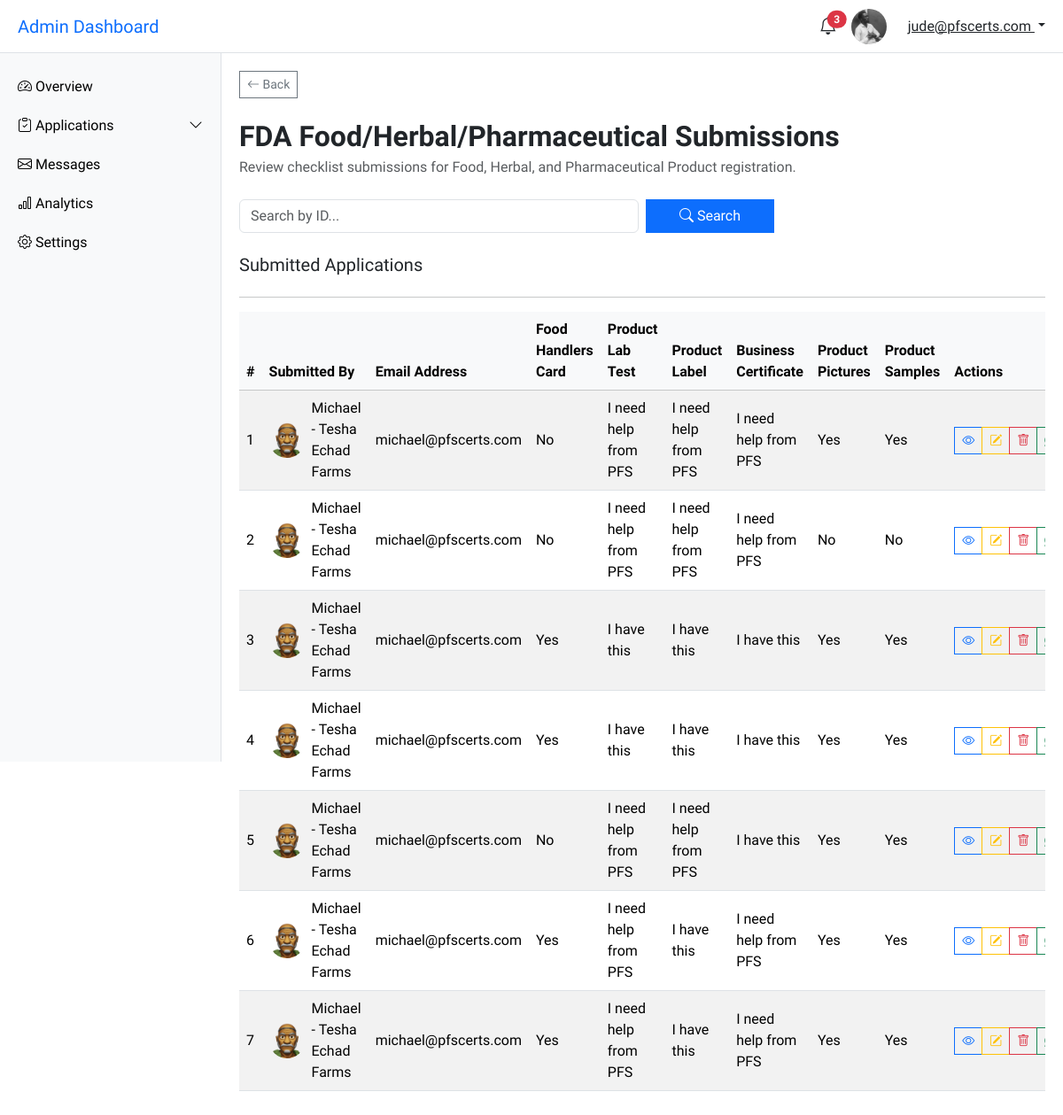
Screenshot of /dashboard/admin/fda/fda_food_checklist/ (signed in) with the database file from the repository.
### account/models.py (models this page shows, shortened)
class CustomUser(AbstractUser):
    email = models.EmailField(unique=True,)
    username = models.CharField(max_length=100)
    first_name = models.CharField(max_length=50, verbose_name='First Name')
    last_name = models.CharField(max_length=50, blank=True, verbose_name='Last Name')
    business_name = models.CharField(max_length=250, verbose_name='Business/Company Name')
    phone_number = models.CharField(max_length=30, verbose_name='Phone Number')
    whatsapp_number = models.CharField(max_length=30, verbose_name='Whatsapp Number')
    instagram_handle = models.CharField(max_length=30, blank=True, verbose_name='Instagram Handle')
    facebook_handle = models.CharField(max_length=30, blank=True, verbose_name='Facebook Profile')
    profile_photo = models.ImageField(upload_to='users/profile_photos/', null=True, blank=True, verbose_name='Profile Photo')
    bio = models.TextField(blank=True, verbose_name='Bio')
    x_handle = models.CharField(max_length=30, blank=True, verbose_name='X (Formerly Twitter) Handle')
    linkedin_handle = models.CharField(max_length=30, blank=True, verbose_name='LinkedIn Profile')
    USERNAME_FIELD = 'email'
    REQUIRED_FIELDS = ['username']

class FDAFoodRequirement(models.Model):
    HELP_CHOICES = [
        ('have', 'I have this'),
        ('need_help', 'I need help from PFS'),
    ]
    YES_NO_CHOICES = [
        ('yes', 'Yes'),
        ('no', 'No'),
    ]
    user = models.ForeignKey(CustomUser, on_delete=models.CASCADE, related_name='fda_food_requirements')
    submitted_at = models.DateTimeField(auto_now_add=True)
    updated_at = models.DateTimeField(auto_now=True)
    food_handlers_card = models.CharField(max_length=10, default='', choices=YES_NO_CHOICES, verbose_name="Food Handler's Card")
    product_lab_test = models.CharField(max_length=10, default='', choices=HELP_CHOICES, verbose_name='Product Lab Test')
    product_label = models.CharField(max_length=10, default='', choices=HELP_CHOICES, verbose_name='Product Label')
    business_certificate = models.CharField(max_length=10, default='', choices=HELP_CHOICES, verbose_name='Business Certificate')
    product_pictures = models.CharField(max_length=10, default='', choices=YES_NO_CHOICES, verbose_name='I have Product Pictures')
    product_samples = models.CharField(max_length=10, default='', choices=YES_NO_CHOICES, verbose_name='I have Product Samples')

### main/views.py (the view)
# urls.py: path('dashboard/admin/fda/fda_food_checklist/', fda_food_checklist, name='fda-food-checklist'),
@user_passes_test(lambda u: u.is_staff or u.is_superuser)
def fda_food_checklist(request):
    submissions = FDAFoodRequirement.objects.all().order_by('-submitted_at')
    context = {
        'submissions': submissions,
    }
    return render(request, 'main/admin-fda-food-checklist.html', context)

### main/templates/main/admin-fda-food-checklist.html (shortened to what this page needs)
{% extends "main/admin-base.html" %}
{% block content %}
<main class="main-content">
  <div class="mb-4 text-start">
      <a href="{% url 'admin-dashboard' %}" class="btn btn-sm btn-outline-secondary">
          <i class="bi bi-arrow-left"></i> Back
      </a>
  </div>
  <h2 class="fw-bold mb-1">FDA Food/Herbal/Pharmaceutical Submissions</h2>
  <p class="text-muted mb-4">Review checklist submissions for Food, Herbal, and Pharmaceutical Product registration.</p>
  <form method="get" class="row g-2 mb-4">
    <div class="col-md-6">
      <input type="text" name="q" class="form-control" placeholder="Search by ID..." value="{{ query }}">
    </div>
    <div class="col-md-2">
      <button type="submit" class="btn btn-primary w-100">
        <i class="bi bi-search"></i> Search
      </button>
    </div>
  </form>
  <h5 class="mb-4">Submitted Applications</h5>
  <hr>
  <div class="table-responsive">
    <table class="table table-striped table-hover align-middle">
      <thead class="table-light">
        <tr>
          <th>#</th>
          <th>Submitted By</th>
          <th>Email Address</th>
          <th>Food Handlers Card</th>
          <th>Product Lab Test</th>
          <th>Product Label</th>
          <th>Business Certificate</th>
          <th>Product Pictures</th>
          <th>Product Samples</th>
          <th>Actions</th>
        </tr>
      </thead>
      <tbody>
        {% for item in submissions %}
        <tr>
          <td>{{ forloop.counter }}</td>
          <td>
              <div class="d-flex align-items-center">
                  <img src="{% if item.user.profile_photo %}{{ item.user.profile_photo.url }}{% else %}https://ui-avatars.com/api/?name={{ item.user.first_name }}+{{ item.user.last_name }}&background=0D8ABC&color=fff&size=40{% endif %}"
                      alt="Profile" class="rounded-circle me-2"
                      style="width: 40px; height: 40px; object-fit: cover;">
                  <span>{{ item.user.first_name }} - {{ item.user.business_name }}</span>
              </div>
          </td>
          <td>{{ item.user.email }}</td>
          <td>{{ item.get_food_handlers_card_display }}</td>
          <td>{{ item.get_product_lab_test_display }}</td>
          <td>{{ item.get_product_label_display }}</td>
          <td>{{ item.get_business_certificate_display }}</td>
          <td>{{ item.get_product_pictures_display }}</td>
          <td>{{ item.get_product_samples_display }}</td>
          <td>
            <div class="btn-group" role="group">
              <a href="#" class="btn btn-sm btn-outline-primary" title="View">
                <i class="bi bi-eye"></i>
              </a>
              <a href="#" class="btn btn-sm btn-outline-warning" title="Edit">
                <i class="bi bi-pencil-square"></i>
              </a>
              <a href="#" class="btn btn-sm btn-outline-danger" title="Delete">
                <i class="bi bi-trash"></i>
              </a>
              <a href="https://wa.me/{{item.user.whatsapp_number}}" target="_blank" class="btn btn-sm btn-outline-success" title="Send WhatsApp Message">
              </a>
            </div>
          </td>
        </tr>
        {% empty %}
        <tr>
          <td colspan="11" class="text-center">No submissions found.</td>
        </tr>
        {% endfor %}
      </tbody>
    </table>
  </div>
</main>
{% endblock %}

### main/templates/main/admin-base.html (shortened to what this page needs)
<!DOCTYPE html>
{% load static %}
<html lang="en">
<head>
  <link href="https://cdn.jsdelivr.net/npm/bootstrap@5.3.3/dist/css/bootstrap.min.css" rel="stylesheet">
  <link href="https://cdn.jsdelivr.net/npm/bootstrap-icons@1.10.5/font/bootstrap-icons.css" rel="stylesheet">
</head>
<body>
<header class="topbar">
  <h5 class="m-0 d-none d-lg-block">
    <a href="{% url 'admin-dashboard' %}" class="text-decoration-none">Admin Dashboard</a>
  </h5>
  <div class="d-flex align-items-center gap-3 ms-auto">
    <div class="dropdown">
      <a href="#" class="text-dark position-relative" id="notifDropdown" data-bs-toggle="dropdown" aria-expanded="false">
        <i class="bi bi-bell fs-5"></i>
        <span class="position-absolute top-0 start-100 translate-middle badge rounded-pill bg-danger">3</span>
      </a>
    </div>
    <img src="{% if user.profile_photo %}{{ user.profile_photo.url }}{% else %}https://ui-avatars.com/api/?name={{ user.first_name }}+{{ user.last_name }}&background=0D8ABC&color=fff&size=40{% endif %}" alt="Profile" class="rounded-circle me-2" style="width: 40px; height: 40px; object-fit: cover;">
    <div class="dropdown">
      <a class="dropdown-toggle text-dark" href="#" id="userDropdown" data-bs-toggle="dropdown" aria-expanded="false">
        {{ request.user.email }}
      </a>
    </div>
  </div>
</header>
<nav class="sidebar" id="sidebar">
  <a href="{% url "admin-dashboard" %}"><i class="bi bi-speedometer2"></i> Overview</a>
  <a data-bs-toggle="collapse" href="#servicesMenu" role="button" aria-expanded="false" aria-controls="servicesMenu">
    <i class="bi bi-clipboard-check"></i> Applications
    <i class="bi bi-chevron-down float-end"></i>
  </a>
  <a href="#"><i class="bi bi-envelope"></i> Messages</a>
  <a href="#"><i class="bi bi-bar-chart"></i> Analytics</a>
  <a href="{% url "admin-settings" %}"><i class="bi bi-gear"></i> Settings</a>
</nav>
{% block content %}{% endblock content %}
</body>
</html>

### main/templates/main/admin-base.html (style rules this page uses)
body { font-family: 'Source Sans Pro', sans-serif; }
.sidebar { position: fixed; top: 60px; left: 0; height: 100vh; overflow-y: auto; width: 250px; background: #f8f9fa; border-right: 1px solid #dee2e6; padding-top: 1rem; transition: transform 0.3s ease; }
.sidebar a { padding: 10px 20px; display: block; color: #000; text-decoration: none; }
.main-content { margin-left: 250px; padding: 80px 20px 20px; transition: margin-left 0.3s; }
.topbar { position: fixed; top: 0; left: 0; right: 0; height: 60px; background-color: #fff; border-bottom: 1px solid #dee2e6; display: flex; align-items: center; justify-content: space-between; padding: 0 20px; z-index: 1030; }
.btn, .card { border-radius: 0 !important; box-shadow: none !important; transition: background-color 0.3s, color 0.3s; }

### rows the page displays
CustomUser: profile_photo (picture), user.email "jude@pfscerts.com"
FDAFoodRequirement: user.profile_photo (picture), user.first_name "Michael", user.business_name "Tesha Echad Farms", user.email "michael@pfscerts.com", food_handlers_card "No", product_lab_test "I need help from PFS", product_label "I need help from PFS", business_certificate "I need help from PFS", product_pictures "Yes", product_samples "Yes"
FDAFoodRequirement: user.profile_photo (picture), user.first_name "Michael", user.business_name "Tesha Echad Farms", user.email "michael@pfscerts.com", food_handlers_card "No", product_lab_test "I need help from PFS", product_label "I need help from PFS", business_certificate "I need help from PFS", product_pictures "No", product_samples "No"
FDAFoodRequirement: user.profile_photo (picture), user.first_name "Michael", user.business_name "Tesha Echad Farms", user.email "michael@pfscerts.com", food_handlers_card "Yes", product_lab_test "I have this", product_label "I have this", business_certificate "I have this", product_pictures "Yes", product_samples "Yes"
FDAFoodRequirement: user.profile_photo (picture), user.first_name "Michael", user.business_name "Tesha Echad Farms", user.email "michael@pfscerts.com", food_handlers_card "Yes", product_lab_test "I have this", product_label "I have this", business_certificate "I have this", product_pictures "Yes", product_samples "Yes"
FDAFoodRequirement: user.profile_photo (picture), user.first_name "Michael", user.business_name "Tesha Echad Farms", user.email "michael@pfscerts.com", food_handlers_card "No", product_lab_test "I need help from PFS", product_label "I need help from PFS", business_certificate "I have this", product_pictures "Yes", product_samples "Yes"
FDAFoodRequirement: user.profile_photo (picture), user.first_name "Michael", user.business_name "Tesha Echad Farms", user.email "michael@pfscerts.com", food_handlers_card "Yes", product_lab_test "I need help from PFS", product_label "I have this", business_certificate "I need help from PFS", product_pictures "Yes", product_samples "Yes"
FDAFoodRequirement: user.profile_photo (picture), user.first_name "Michael", user.business_name "Tesha Echad Farms", user.email "michael@pfscerts.com", food_handlers_card "Yes", product_lab_test "I need help from PFS", product_label "I have this", business_certificate "I need help from PFS", product_pictures "Yes", product_samples "Yes"
